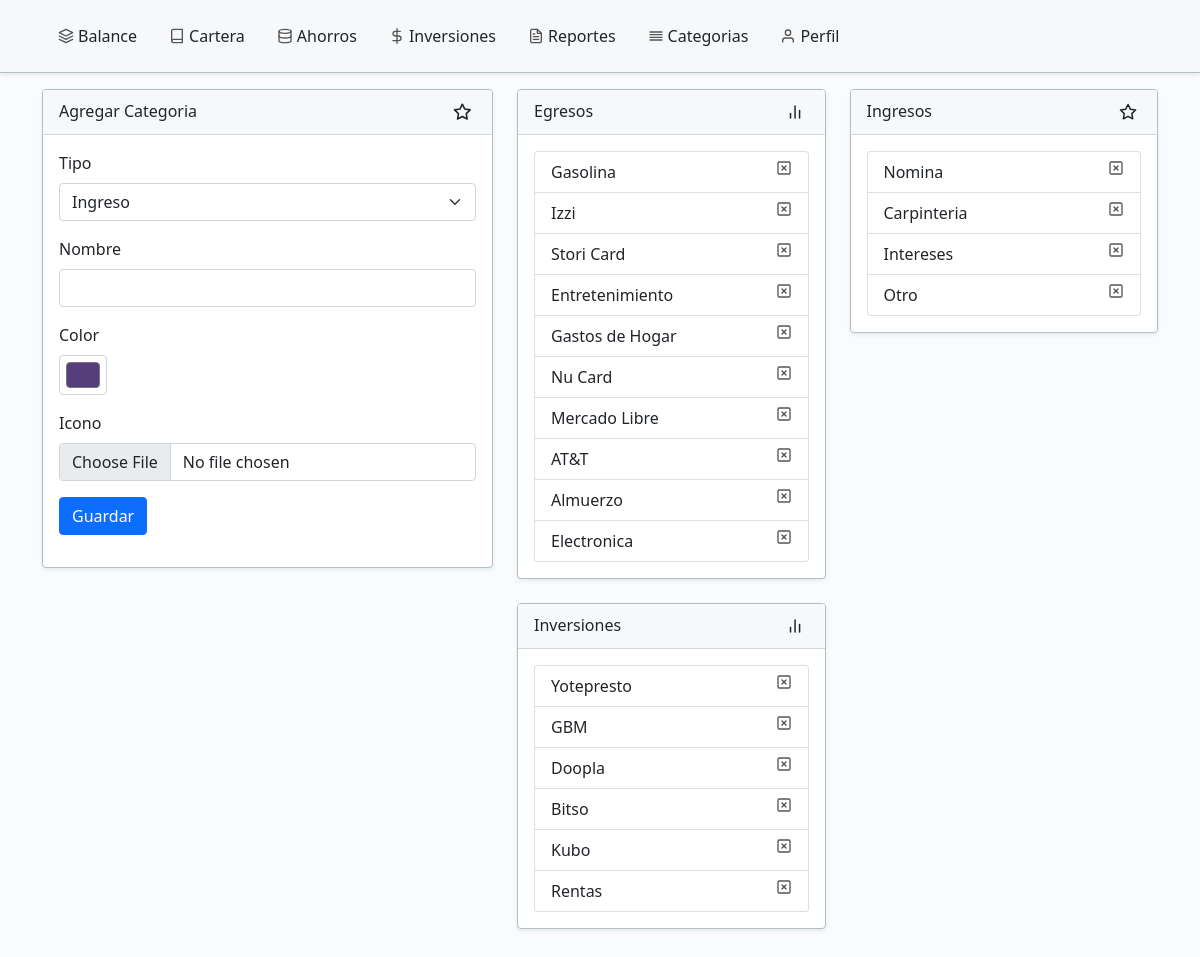
/categories.php, run on the app's committed database.
### tables this page shows
CREATE TABLE `wallet_category` (
  `id` int(11) unsigned NOT NULL AUTO_INCREMENT,
  `name` varchar(30) DEFAULT NULL,
  `type` varchar(20) DEFAULT NULL,
  `category` varchar(30) DEFAULT NULL,
  `color` varchar(20) DEFAULT NULL,
  `icon` varchar(11) DEFAULT NULL,
  PRIMARY KEY (`id`)
);

### classes/myWallet.php (called while the page is built, shortened)
<?php
class myWallet
{
	public function selectCategory($type)
	{
		$query = new QueryBuilder();
        $query->table('wallet_category');
        $query->where(['type' => $type]);
        return $query->get();
	}
}

### classes/QueryBuilder.php (called while the page is built, shortened)
<?php
class QueryBuilder
{
    public $table;
    public $query;
    protected $host 	= 'localhost';
    protected $username = 'fortechm';
    protected $password = 'IrSW8=m)W$9U';
    protected $database = 'fortechm_mywallet';
    public function table($tbl)
    {
        $this->table = $tbl;
    }
    public function where($where)
    {
        $query = "SELECT * FROM ". $this->table;
        $query .= ' WHERE ';
        foreach ($where as $key => $value) {
            $item_where[] = $key  ." = '". $value ."'";
        }
        $query .= implode (' AND ',$item_where);
        $this->query = $query;
        return $query;
    }
    public function get($sqlString = null)
    {
        $this->connection = new mysqli(
            $this->host, $this->username, $this->password, $this->database
        );
        $data = array();
        if ($result = $this->connection->query($this->query)) {
            while ($object = $result->fetch_object()) {
                $data[] =  $object;
            }
        }
        return $data;
    }
}

### categories.php (the view, shortened to what this page needs)
<?php
$wallet = new myWallet();
?>
<html>
	<head>
		<link href="https://cdn.jsdelivr.net/npm/bootstrap@5.1.0/dist/css/bootstrap.min.css"
				rel="stylesheet"
>
		<link href="css/custom.css" rel="stylesheet"/>
	</head>
	<body>
		<header class="p-3 mb-3 border-bottom border-custom bg-custom-menu shadow-sm">
			<div class="container">
				<?php include ('includes/main_menu.php'); ?>
			</div>
		</header>
		<div class="container">
			<div class="row mb-4">
				<div class="col-md-5">
					<div class="card rounded border border-custom shadow-sm">
						<div class="card-header">
							<h6 class="card-header-title">Agregar Categoria</h6>
						</div>
						<div class="card-body">
							<form action="categories.php" method="post">
								<div class="mb-3">
							    	<label for="" class="form-label">Tipo</label>
							    	<select class="form-select" name="type">
								  		<option value="Ingreso">Ingreso</option>
									</select>
							  	</div>
							  	<div class="mb-3">
							    	<label for="" class="form-label">Nombre</label>
							    	<input type="text" class="form-control" name="name">
							  	</div>
							  	<div class="mb-3">
							    	<label for="" class="form-label">Color</label>
							    	<input type="color" class="form-control form-control-color" name="color" value="#563d7c" title="Choose your color">
							  	</div>
							    <div class="mb-3">
							    	<label for="" class="form-label">Icono</label>
							    	<input class="form-control" type="file" name="icon">
							  	</div>
							  <button type="submit" class="btn btn-primary">Guardar</button>
							</form>
						</div>
					</div>
				</div>
				<div class="col">
					<div class="row">
						<div class="col-md-6">
							<div class="card rounded border border-custom shadow-sm mb-4">
								<div class="card-header">
									<h6 class="card-header-title">Egresos</h6>
								</div>
								<div class="card-body">
									<div class="list-group">
										<?php
										$data = $wallet->selectCategory('egreso');
										foreach ($data as $key => $value) {
											echo '<a href="#" class="list-group-item list-group-item-action">
											<div class="row">
												<div class="col-md-8">
												'.$value->name.'
												</div>
												<div class="col text-end">
													<svg xmlns="http://www.w3.org/2000/svg" width="16" height="16" viewBox="0 0 24 24" fill="none" stroke="#555555" stroke-width="2" stroke-linecap="round" stroke-linejoin="round" class="feather feather-x-square"><rect x="3" y="3" width="18" height="18" rx="2" ry="2"></rect><line x1="9" y1="9" x2="15" y2="15"></line><line x1="15" y1="9" x2="9" y2="15"></line></svg>
												</div>
											</div>
											</a>';
										}
										?>
									</div>
								</div>
							</div>
						</div>
						<div class="col-md-6">
							<div class="card rounded border border-custom shadow-sm mb-4">
								<div class="card-header">
									<h6 class="card-header-title">Ingresos</h6>
								</div>
								<div class="card-body">
									<div class="list-group">
										<?php
										$data = $wallet->selectCategory('ingreso');
										foreach ($data as $key => $value) {
											echo '<a href="#" class="list-group-item list-group-item-action">
											<div class="row">
												<div class="col">
												'.$value->name.'
												</div>
												<div class="col text-end">
													<svg xmlns="http://www.w3.org/2000/svg" width="16" height="16" viewBox="0 0 24 24" fill="none" stroke="#555555" stroke-width="2" stroke-linecap="round" stroke-linejoin="round" class="feather feather-x-square"><rect x="3" y="3" width="18" height="18" rx="2" ry="2"></rect><line x1="9" y1="9" x2="15" y2="15"></line><line x1="15" y1="9" x2="9" y2="15"></line></svg>
												</div>
											</div>
											</a>';
										}
										?>
									</div>
								</div>
							</div>
						</div>
					</div>
					<div class="row">
						<div class="col-md-6">
							<div class="card rounded border border-custom shadow-sm mb-4">
								<div class="card-header">
									<h6 class="card-header-title">Inversiones</h6>
								</div>
								<div class="card-body">
									<div class="list-group">
										<?php
										$data = $wallet->selectCategory('inversion');
										foreach ($data as $key => $value) {
											echo '<a href="#" class="list-group-item list-group-item-action">
											<div class="row">
												<div class="col-md-8">
												'.$value->name.'
												</div>
												<div class="col text-end">
													<svg xmlns="http://www.w3.org/2000/svg" width="16" height="16" viewBox="0 0 24 24" fill="none" stroke="#555555" stroke-width="2" stroke-linecap="round" stroke-linejoin="round" class="feather feather-x-square"><rect x="3" y="3" width="18" height="18" rx="2" ry="2"></rect><line x1="9" y1="9" x2="15" y2="15"></line><line x1="15" y1="9" x2="9" y2="15"></line></svg>
												</div>
											</div>
											</a>';
										}
										?>
									</div>
								</div>
							</div>
						</div>
					</div>
				</div>
			</div>
		</div>
	</body>
</html>

### css/custom.css (style rules this page uses)
body { background:#F9FBFD; }
.border-custom { border-color:#b0bec5 !important }
.bg-custom-menu { background: #f6f8fa; }
.card-header { background-color:#f6f8fa; }
.card-header-title { width: 100%; margin-top:4px; margin-bottom:4px; }
.card-header-icon { margin:4px; }
.card-header { display:flex; }

### data on the page
wallet_category: name "Gasolina"
wallet_category: name "Izzi"
wallet_category: name "Stori Card"
wallet_category: name "Entretenimiento"
wallet_category: name "Gastos de Hogar"
wallet_category: name "Nu Card"
wallet_category: name "Mercado Libre"
wallet_category: name "AT&T"
wallet_category: name "Almuerzo"
wallet_category: name "Electronica"
wallet_category: name "Nomina"
wallet_category: name "Carpinteria"
wallet_category: name "Intereses"
wallet_category: name "Otro"
wallet_category: name "Yotepresto"
wallet_category: name "GBM"
wallet_category: name "Doopla"
wallet_category: name "Bitso"
wallet_category: name "Kubo"
wallet_category: name "Rentas"
